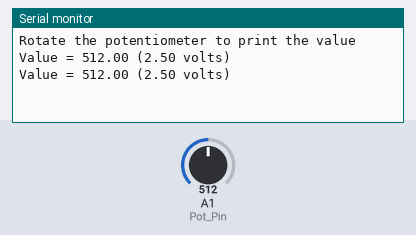
A sketch run on a simulated Arduino Uno, built with avr-gcc and run on an emulated ATmega328P. On the bench: the last lines printed to the serial monitor. The inputs (shaded band) are chosen by the test bench; at power-on: A1 (Pot_Pin) = 512.

Above: at 1.8 s.
1.9 s: A1 (Pot_Pin) set to 716
At 2.4 s:
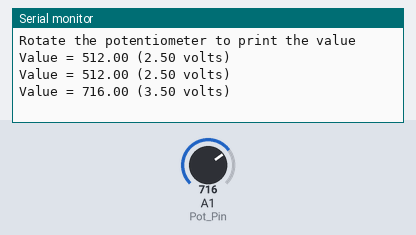
3.4 s: A1 (Pot_Pin) set to 900
At 4.8 s:
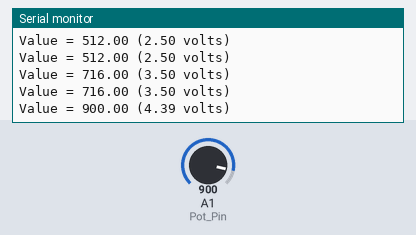
Timing chart, 0 to 6.4 s (numbered marks = the images above; inputs shaded):
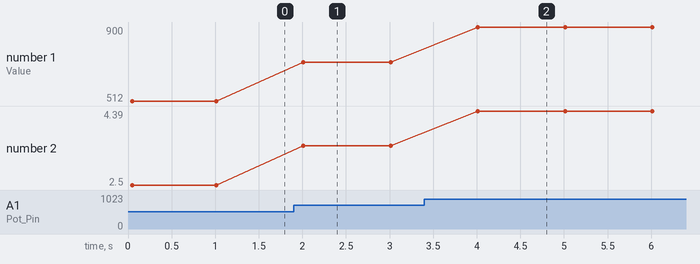

Measured:
- after the input at 1.9 s, the serial monitor: prints a new line after 0.11 s (image 1)
- after the input at 3.4 s, the serial monitor: prints a new line after 0.61 s (image 2)
- plotted number 1: 512 → 716 after the input at 1.9 s, 716 → 900 after the input at 3.4 s
- plotted number 2: 2.5 → 3.5 after the input at 1.9 s, 3.5 → 4.39 after the input at 3.4 s

The sketch:

IN_POT_1S.ino
```cpp
int Pot_Pin = A1;
float Pot_Val;
float volts;
void setup()
{
  Serial.begin(9600);
  Serial.flush();
  Serial.println("Rotate the potentiometer to print the value");
}
void loop()
{
  Pot_Val = analogRead(Pot_Pin);
  Serial.print("Value = ");
  Serial.print(Pot_Val);
  volts = Pot_Val * 5.0 / 1024;
  Serial.print(" (");
  Serial.print(volts);
  Serial.println(" volts)");
  delay(1000);
}
```
